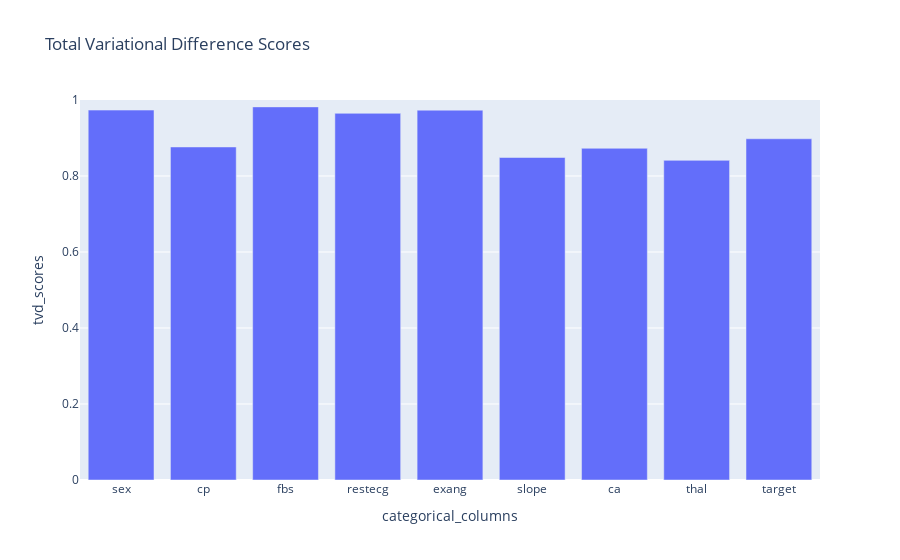

Source (notebook cell):
### Code cell
tvd_figure

### Figure 1 — Plotly figure (JSON) as saved in the notebook; plotly's stock layout.template omitted (floating-point values rounded to 4 significant figures)
{"data": [{"alignmentgroup": "True", "hovertemplate": "categorical_columns=%{x}<br>tvd_scores=%{y}<extra></extra>", "legendgroup": "", "marker": {"color": "#636efa", "pattern": {"shape": ""}}, "name": "", "offsetgroup": "", "orientation": "v", "showlegend": false, "textposition": "inside", "type": "bar", "x": ["sex", "cp", "fbs", "restecg", "exang", "slope", "ca", "thal", "target"], "xaxis": "x", "y": [0.9734, 0.8764, 0.9819, 0.9649, 0.9733, 0.8487, 0.8729, 0.8411, 0.8979], "yaxis": "y"}], "layout": {"barmode": "relative", "legend": {"tracegroupgap": 0}, "title": {"text": "Total Variational Difference Scores"}, "xaxis": {"anchor": "y", "domain": [0, 1], "title": {"text": "categorical_columns"}}, "yaxis": {"anchor": "x", "domain": [0, 1], "range": [0, 1], "title": {"text": "tvd_scores"}}}}
